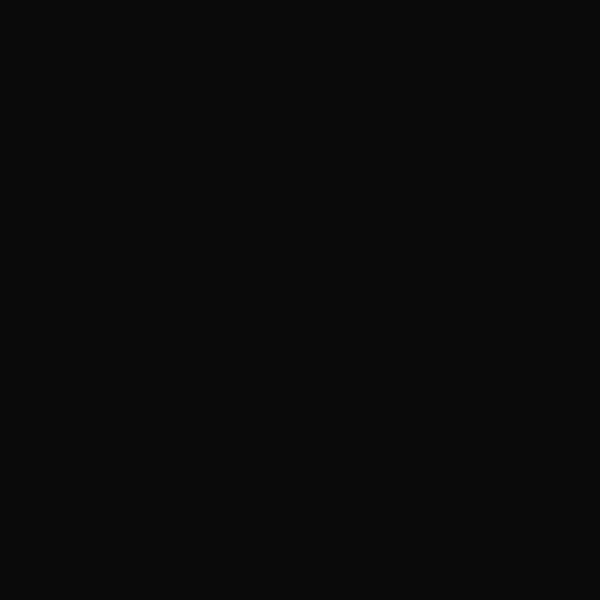
Frame 1 (no input)
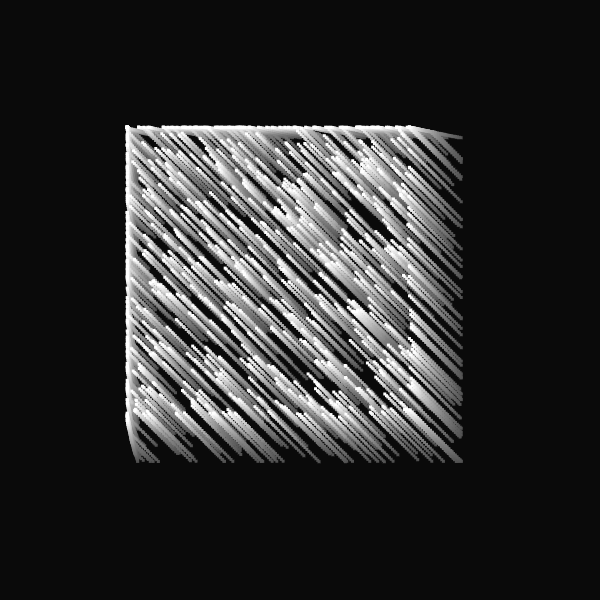
Frame 60 (no input)
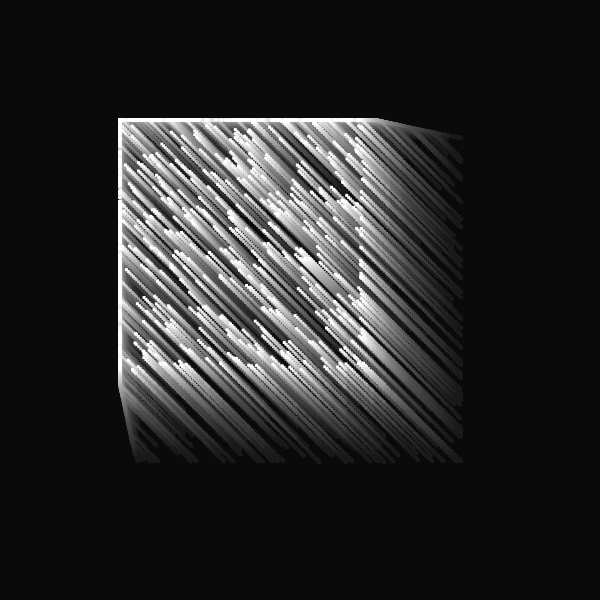
Frame 120 (the mouse pressed at the canvas centre since frame 60)

The p5.js sketch that drew these frames (run headless with seeded random() and noise() and a simulated clock; from frame 60 on, the mouse is pressed at the canvas centre):

// p5.js sketch
// ── sketch.js
//inspo from Fiona 

let moverSystems = [];
let num = 10;
let cells, cols, rows;
let offset, margin;
let cellW, cellH;
let bg;
let graphics;



function setup() {
  w = 600;
  var canvas;
    if(windowWidth>=600 && windowHeight >=600){
      canvas = createCanvas(600, 600);
    }
    else{
      canvas = createCanvas(windowWidth, windowHeight - 100);
    }

  var x = (windowWidth - width) / 2;
  var y = (windowHeight - height) / 2;

  canvas.position(x, y);
  background(0);
  noStroke();

  graphics = createGraphics(width, height);
  graphics.colorMode(HSB, 360, 100, 100, 100);

  cells = 1
  cols = cells;
  rows = cells;
  offset = width / 5;
  margin = offset / 5;
  cellW = (width - offset * 2 - margin * (cols - 1)) / cols;
  cellH = (height - offset * 2 - margin * (rows - 1)) / rows;
  

  for (let j = 0; j < rows; j++) {
    for (let i = 0; i < cols; i++) {
      let x = map(i, 0, cols, offset, width - offset + margin);
      let y = map(j, 0, rows, offset, width - offset + margin);
      let b = new Bound(x, y, cellW, cellH);
      moverSystems.push(new MoverSystem(b, int(random(10, 100))*map(cells,2,7,10,5), cellW/10, cellW/2));
      moverSystems[i].render();
    }
  }
  background(10);
  image(graphics,0,0);

}


function draw(){
  background(0, 5)
  rectMode(CENTER)
  for (let ms of moverSystems) {
    ms.update();
    ms.render();
  }
  if(frameCount >300){
    noLoop();
  }
}

class Mover {
  constructor(x, y, d, c1, c2) {
    this.pos = createVector(x, y);
    this.noiseScale = createVector(1,200,200);
    this.d = d;
    this.dLife = d/100;
    this.maxD = this.d;
    this.c1 = c1;
    this.c2 = c2;
  }
  update() {
    let n = map(noise(this.pos.x / this.noiseScale.x, this.pos.y / this.noiseScale.y), 0, 30, 10, 100);
    let vel = createVector(sin(n), sin(n));
    this.pos.add(vel);
    this.d -= this.dLife;
    this.d = constrain(this.d, 0, this.maxD);
  }
  render() {
    colorMode(RGB);
    let c = lerpColor(color(this.c1), color(this.c2 + 100), this.d/this.maxD);
    let cLine = lerpColor(color(this.c1), color(this.c2), this.d/this.maxD - 100);

    fill(c, 15);
    if(frameCount%2 == 0){
      strokeWeight(2)
      stroke(255)
      rect(this.pos.x, this.pos.y,1, 1);
    }
  }
}

class MoverSystem {
  constructor(b, n, d, p) {
    this.movers = [];
    this.b = b;
    this.n = n;
    this.d = d;
    this.p = p;
    for (let i = 0; i < this.n; i++) {
      let c1 = random(p);
      let c2 = c1;
      while (c1 == c2) {
        c2 = random(p);
      }
      this.movers.push(new Mover(random(this.b.x, this.b.x + this.b.w), random(this.b.y, this.b.y + this.b.h), this.d, c1, c2));
    }
  }
  update() {
    for (let m of this.movers) {
      m.update();
      this.b.checkBound(m);
    }
  }
  render() {
    for (let m of this.movers) {
      m.render();
    }
  }
}



class Bound {
  constructor(x, y, w, h) {
    this.x = x;
    this.y = y;
    this.w = w;
    this.h = h;
  }
  checkBound(m) {
    if (m.pos.x - m.d / 2 < this.x) m.pos.x = this.x + m.d / 2;
    if (m.pos.x + m.d / 2 > this.x + this.w) m.pos.x = this.x + this.w - m.d / 2;
    if (m.pos.y - m.d / 2 < this.y) m.pos.y = this.y + m.d / 2;
    if (m.pos.y + m.d / 2 > this.y + this.h) m.pos.y = this.y + this.h - m.d / 2;
  }
  render() {
    //noFill();
    ellipse(this.x, this.y, this.w, this.h);
  }
}
